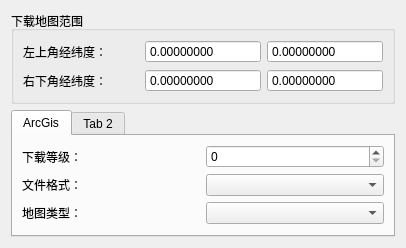
<?xml version="1.0" encoding="UTF-8"?>
<ui version="4.0">
 <class>MapInput</class>
 <widget class="QWidget" name="MapInput">
  <property name="geometry">
   <rect>
    <x>0</x>
    <y>0</y>
    <width>406</width>
    <height>238</height>
   </rect>
  </property>
  <property name="windowTitle">
   <string>Form</string>
  </property>
  <layout class="QGridLayout" name="gridLayout_2">
   <item row="0" column="0">
    <widget class="QGroupBox" name="groupBox">
     <property name="title">
      <string>下载地图范围</string>
     </property>
     <layout class="QGridLayout" name="gridLayout">
      <item row="0" column="0">
       <widget class="QLabel" name="label">
        <property name="text">
         <string>左上角经纬度：</string>
        </property>
       </widget>
      </item>
      <item row="0" column="1">
       <widget class="QDoubleSpinBox" name="dspin_LTLon">
        <property name="buttonSymbols">
         <enum>QAbstractSpinBox::NoButtons</enum>
        </property>
        <property name="decimals">
         <number>8</number>
        </property>
        <property name="minimum">
         <double>-180.000000000000000</double>
        </property>
        <property name="maximum">
         <double>180.000000000000000</double>
        </property>
        <property name="singleStep">
         <double>0.001000000000000</double>
        </property>
       </widget>
      </item>
      <item row="0" column="2">
       <widget class="QDoubleSpinBox" name="dspin_LTLat">
        <property name="buttonSymbols">
         <enum>QAbstractSpinBox::NoButtons</enum>
        </property>
        <property name="decimals">
         <number>8</number>
        </property>
        <property name="minimum">
         <double>-90.000000000000000</double>
        </property>
        <property name="maximum">
         <double>90.000000000000000</double>
        </property>
        <property name="singleStep">
         <double>0.001000000000000</double>
        </property>
       </widget>
      </item>
      <item row="1" column="0">
       <widget class="QLabel" name="label_2">
        <property name="text">
         <string>右下角经纬度：</string>
        </property>
       </widget>
      </item>
      <item row="1" column="1">
       <widget class="QDoubleSpinBox" name="dspin_RDLon">
        <property name="buttonSymbols">
         <enum>QAbstractSpinBox::NoButtons</enum>
        </property>
        <property name="decimals">
         <number>8</number>
        </property>
        <property name="minimum">
         <double>-180.000000000000000</double>
        </property>
        <property name="maximum">
         <double>180.000000000000000</double>
        </property>
        <property name="singleStep">
         <double>0.001000000000000</double>
        </property>
       </widget>
      </item>
      <item row="1" column="2">
       <widget class="QDoubleSpinBox" name="dspin_RDLat">
        <property name="buttonSymbols">
         <enum>QAbstractSpinBox::NoButtons</enum>
        </property>
        <property name="decimals">
         <number>8</number>
        </property>
        <property name="minimum">
         <double>-90.000000000000000</double>
        </property>
        <property name="maximum">
         <double>90.000000000000000</double>
        </property>
        <property name="singleStep">
         <double>0.001000000000000</double>
        </property>
       </widget>
      </item>
     </layout>
    </widget>
   </item>
   <item row="1" column="0">
    <widget class="QTabWidget" name="tabWidget">
     <property name="currentIndex">
      <number>0</number>
     </property>
     <widget class="QWidget" name="tab">
      <attribute name="title">
       <string>ArcGis</string>
      </attribute>
      <layout class="QGridLayout" name="gridLayout_3">
       <item row="0" column="0">
        <widget class="QLabel" name="label_3">
         <property name="text">
          <string>下载等级：</string>
         </property>
        </widget>
       </item>
       <item row="0" column="1">
        <widget class="QSpinBox" name="spin_z">
         <property name="buttonSymbols">
          <enum>QAbstractSpinBox::UpDownArrows</enum>
         </property>
         <property name="maximum">
          <number>23</number>
         </property>
        </widget>
       </item>
       <item row="1" column="0">
        <widget class="QLabel" name="label_5">
         <property name="text">
          <string>文件格式：</string>
         </property>
        </widget>
       </item>
       <item row="1" column="1">
        <widget class="QComboBox" name="com_format"/>
       </item>
       <item row="2" column="0">
        <widget class="QLabel" name="label_4">
         <property name="text">
          <string>地图类型：</string>
         </property>
        </widget>
       </item>
       <item row="2" column="1">
        <widget class="QComboBox" name="com_type"/>
       </item>
      </layout>
     </widget>
     <widget class="QWidget" name="tab_2">
      <attribute name="title">
       <string>Tab 2</string>
      </attribute>
     </widget>
    </widget>
   </item>
  </layout>
 </widget>
 <resources/>
 <connections/>
</ui>
